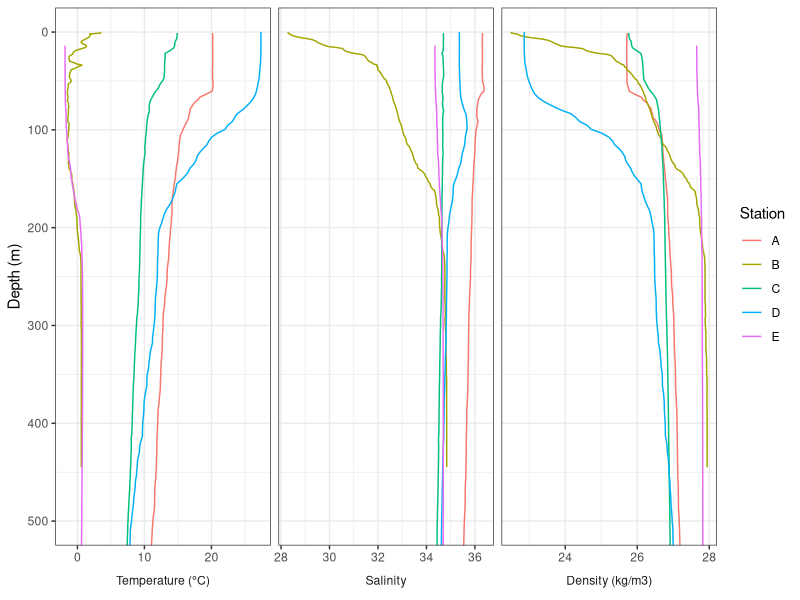
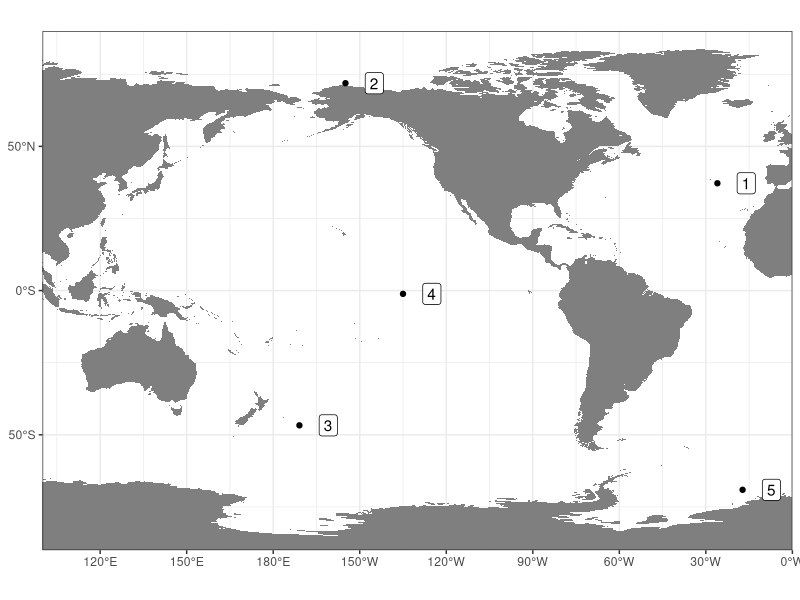
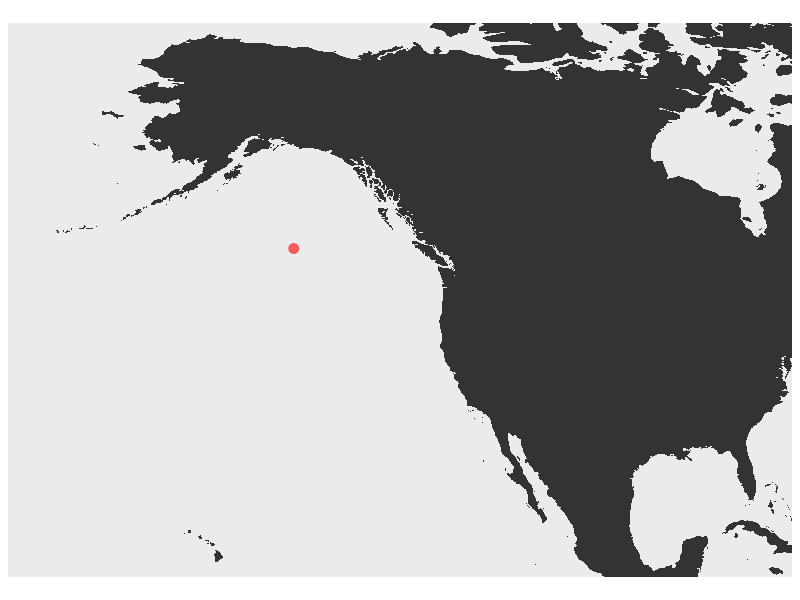

These charts were generated, in order, by the following R code:
## ---- chunk 1
knitr::opts_chunk$set(echo = FALSE, warning = FALSE, message = FALSE)
library(tidyverse)
## ---- chunk 2
df <- read_csv("data/profiles.csv")

varlabs <- c(theta = "Temperature (°C)",
             sal = "Salinity",
             sigma = "Density (kg/m3)")

gather(df, key, value, theta, sal, sigma) %>%
  ggplot(aes(value, z)) +
  geom_path(aes(color = Cruise)) +
  facet_wrap(~factor(key, c("theta", "sal", "sigma")), 
             nrow = 1, scales = "free_x", 
             strip.position="bottom",
             labeller = as_labeller(varlabs)) +
  scale_y_reverse() +
  coord_cartesian(ylim = c(500,0), expand = TRUE) +
  scale_color_discrete(labels = c("A","B","C","D","E")) +
  labs(x = NULL,
       y = "Depth (m)",
       color = "Station") +
  theme_bw() +
  theme(strip.background = element_blank(),
        strip.placement = "outside")
## ---- chunk 3
xrange <- c(100,360)
xbr <- seq(0,360,30)
xlabs <- ifelse(xbr>180, paste0(360-xbr, "°W"), paste0(xbr,"°E"))

yrange <- c(-90,90)
ybr <- pretty(yrange)
ylabs <- ifelse(ybr>0, paste0(ybr, "°N"), paste0(abs(ybr), "°S"))

group_by(df, Cruise) %>% 
  summarize(lon = mean(lon), lat = mean(lat)) %>%
  ggplot(aes(ifelse(lon<0,lon+360,lon), lat)) +
  geom_polygon(aes(long, lat, group = group), data = map_data("world2"), fill = "grey50") +
  geom_point() +
  geom_label(aes(label = 1:5), nudge_x = 10) +
  coord_quickmap(xlim = xrange, ylim = yrange, expand = FALSE) +
  scale_x_continuous(breaks = xbr, labels = xlabs) +
  scale_y_continuous(breaks = ybr, labels = ylabs) +
  labs(x = NULL, y = NULL) +
  theme_bw()

## ---- chunk 4
ggplot() +
  geom_point(aes(x = -144.9, y = 50.1), size = 3, color = "#F25C5C") +
  geom_polygon(aes(long, lat, group = group), data= map_data("world")) +
  coord_quickmap(xlim = c(-180,-80), ylim = c(20,70)) +
  labs(x = NULL, y = NULL) +
  scale_y_continuous(breaks = NULL) +
  scale_x_continuous(breaks = NULL)
